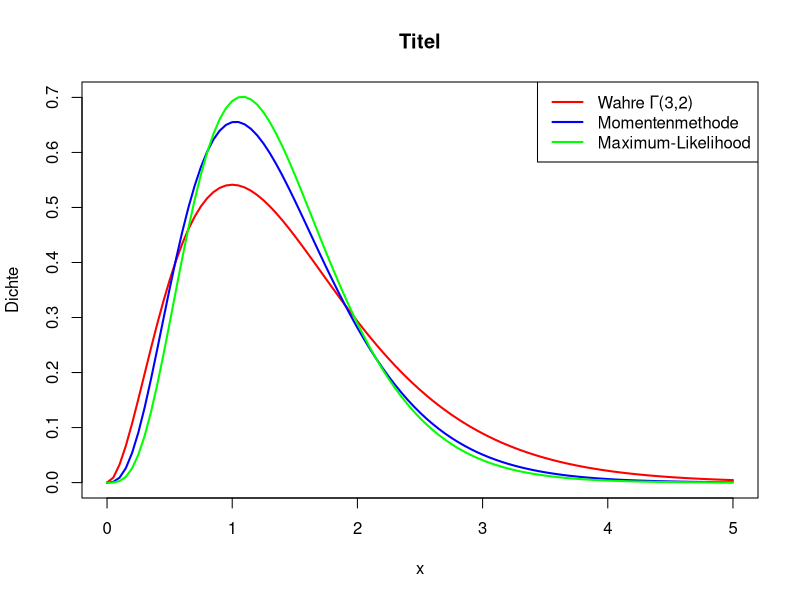

The R script that drew this image:
x = rgamma(30, shape= 3, rate = 2)
x_bar = mean(x)
s = var(x)
alpha_mm = x_bar^2/ s
beta_mm = x_bar / s

loglik_gamma = function(par, x) {
    alpha = par[1]
    beta = par[2]
    n = length(x)
    
    loglik = n * alpha * log(beta) - n * lgamma(alpha) + 
             (alpha - 1) * sum(log(x)) - beta * sum(x)
    return(loglik)
}
start = c(alpha_mm, beta_mm)

result = optim(start, loglik_gamma, x = x, control = list(fnscale = -1))
alpha_ml = result$par[1]
beta_ml = result$par[2]

plot(NULL, xlim = c(0,5), ylim = c(0,0.7), xlab= "x", ylab= "Dichte", main = "Titel", lwd = 2)
curve(dgamma(x,shape= 3, rate =2), add=TRUE, col = "red", lwd = 2)
curve(dgamma(x, shape= alpha_mm, rate = beta_mm), add=TRUE, col = "blue", lwd = 2)
curve(dgamma(x, shape= alpha_ml, rate= beta_ml), add=TRUE, col = "green", lwd = 2)

legend("topright", 
       legend = c("Wahre Γ(3,2)", "Momentenmethode", "Maximum-Likelihood"),
       col = c("red", "blue", "green"), lwd = 2)